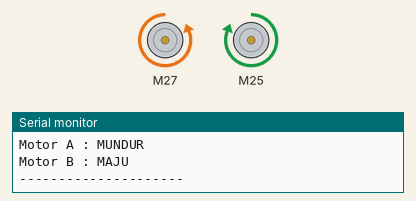
A sketch run on a simulated Arduino Uno, built with avr-gcc and run on an emulated ATmega328P. Parts: 2 × DC motor (green arrow = forward, orange = backward, longer = faster), the last lines printed to the serial monitor. Random numbers use the default seed unless the sketch sets one.

Above: at 0.1 s.
At 10.1 s:
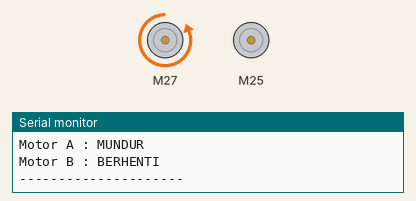
At 18.1 s:
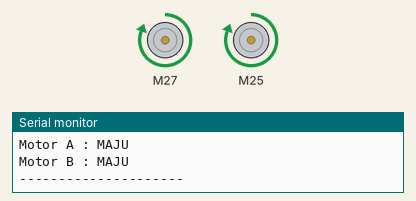
At 36.1 s:
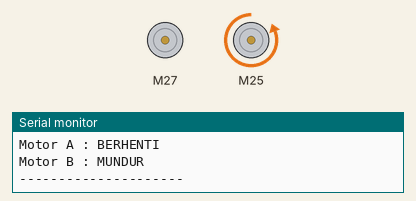
Timing chart, 0 to 37.6 s (numbered marks = the images above):
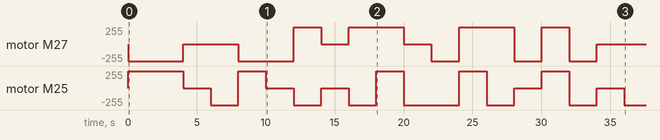

The sketch:

test_motor_L298N_random.ino
```cpp
#include <L298N.h>

// Definisi Pin berdasarkan wiring diagram
const int ENA = 14;
const int IN1 = 27;
const int IN2 = 26;
const int IN3 = 25;
const int IN4 = 33;
const int ENB = 32;

// Inisialisasi instance motor (Pin Enable, Pin IN_A, Pin IN_B)
L298N motorA(ENA, IN1, IN2);
L298N motorB(ENB, IN3, IN4);

void setup() {
  Serial.begin(115200);

  // Mengatur kecepatan maksimal (0 - 255)
  motorA.setSpeed(255);
  motorB.setSpeed(255);

  // Seed untuk generator angka acak
  randomSeed(analogRead(0));

  Serial.println("Memulai Testing Motor Driver dengan Library L298N...");
}

void loop() {
  // Menghasilkan nilai acak: 0 (Berhenti), 1 (Maju), 2 (Mundur)
  int stateMotorA = random(0, 3);
  int stateMotorB = random(0, 3);

  Serial.println("--- Perintah Baru ---");

  // Logika kontrol Motor A (Kiri)
  if (stateMotorA == 0) {
    motorA.stop();
    Serial.println("Motor A : BERHENTI");
  } else if (stateMotorA == 1) {
    motorA.forward();
    Serial.println("Motor A : MAJU");
  } else {
    motorA.backward();
    Serial.println("Motor A : MUNDUR");
  }

  // Logika kontrol Motor B (Kanan)
  if (stateMotorB == 0) {
    motorB.stop();
    Serial.println("Motor B : BERHENTI");
  } else if (stateMotorB == 1) {
    motorB.forward();
    Serial.println("Motor B : MAJU");
  } else {
    motorB.backward();
    Serial.println("Motor B : MUNDUR");
  }

  Serial.println("---------------------\n");

  // Tahan pergerakan selama 2 detik sebelum mengacak perintah lagi
  delay(2000);
}
```

Measured:
- by itself, motor M25: stopped → forward 255/255 at 0.01 s, → stopped 4.0 s later, → backward 255/255 2.0 s later, → forward 255/255 2.0 s later, … (17 changes in this stretch)
- by itself, motor M27: stopped → backward 255/255 at 0.01 s, → stopped 4.0 s later, → backward 255/255 4.0 s later, → forward 255/255 4.0 s later, … (13 changes in this stretch)
